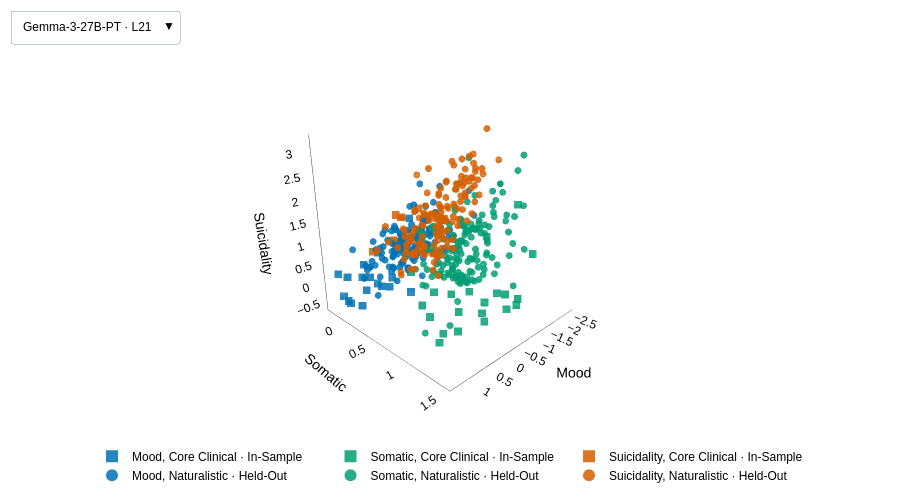

The code cell stored with this chart in its notebook:
### Code cell
# Per model (75's 3D figure): passages in the three-dimensional symptom subspace.
fig_3d = go.Figure()
n_traces_3d = 2 * len(SYMPTOMS)  # 6 traces per model (2 corpora x 3 symptoms)

for k, mdl in enumerate(models):
    coef = downstream[mdl]['coef']
    for corpus, (corpus_label, symbol, text_dir) in SUBSPACE_CORPUS.items():
        for s in SYMPTOMS:
            g = coef[(coef['corpus'] == corpus) & (coef['clinician_annotation'] == s)]
            vis = k == 0  # the first model shows; the dropdown selects the others
            fig_3d.add_trace(go.Scatter3d(
                x=g['mood'], y=g['somatic'], z=g['suicidality'], mode='markers', visible=vis,
                name=f"{s.capitalize()}, {corpus_label}",
                marker=dict(size=4, color=SYMPTOM_COLOR[s], symbol=symbol, opacity=0.85, line=dict(width=0)),
                customdata=[[t, passage(t, text_dir)] for t in g.index],
                hovertemplate='%{customdata[0]}<br>β mood %{x:.2f} · somatic %{y:.2f} · '
                              'suicidality %{z:.2f}<br>%{customdata[1]}<extra></extra>'))

# Visibility lists for the dropdown: both corpora of the selected model show
def make_vis_3d(model_idx):
    vis = []
    for k in range(len(models)):
        for corpus in SUBSPACE_CORPUS:
            for _ in SYMPTOMS:
                vis.append(k == model_idx)
    return vis

buttons_3d = [dict(label=f"{display_name(mdl)} · L{int(operating.loc[mdl, 'layer'])}", method='update',
                   args=[{'visible': make_vis_3d(k)}])
              for k, mdl in enumerate(models)]

SCENE_AXIS = dict(backgroundcolor='rgba(0,0,0,0)', gridcolor='rgba(200,200,200,0.3)',
                  zerolinecolor='rgba(150,150,150,0.4)', linecolor='black', linewidth=0.75,
                  title_font=TITLE, tickfont=TICK)
fig_3d.update_layout(
    template='plotly_white', font=FONT, height=500,
    margin=dict(l=10, r=10, t=10, b=10),
    updatemenus=[dict(buttons=buttons_3d, direction='down', x=0, xanchor='left', y=1.02, yanchor='bottom',
                      font=TICK, showactive=True)],
    legend=dict(orientation='h', x=0.5, xanchor='center', y=-0.02, yanchor='top',
                font=TICK, itemsizing='constant'),
    # Close enough to fill the frame, far enough that every point and all three axis titles show
    scene=dict(camera=dict(eye=dict(x=1.66, y=1.66, z=0.85), center=dict(x=0, y=0, z=-0.08)),
               aspectmode='cube',
               xaxis=dict(title_text='Mood', **SCENE_AXIS),
               yaxis=dict(title_text='Somatic', **SCENE_AXIS),
               zaxis=dict(title_text='Suicidality', **SCENE_AXIS)),
)

fig_3d.show()
